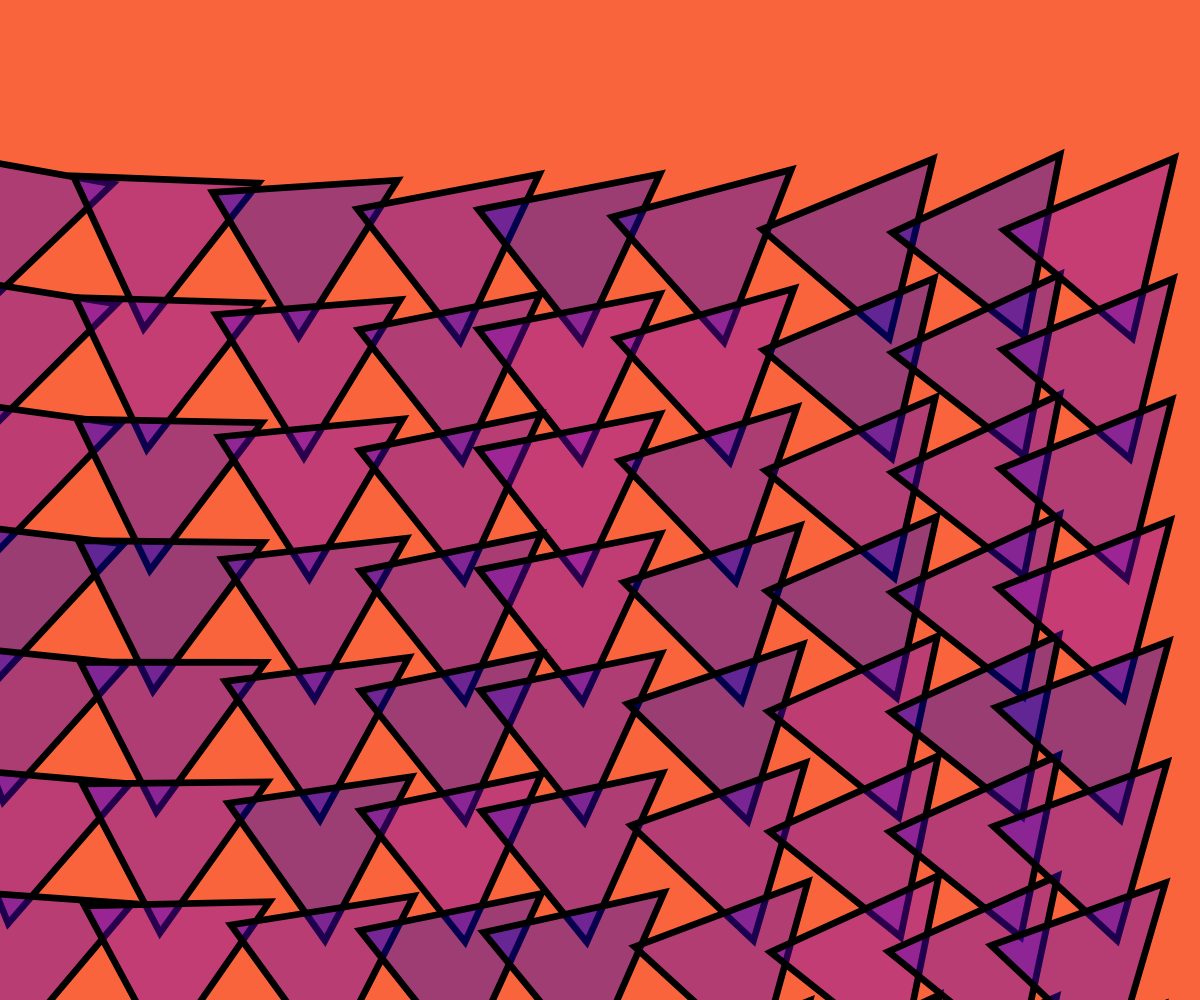
Frame 1 (no input)
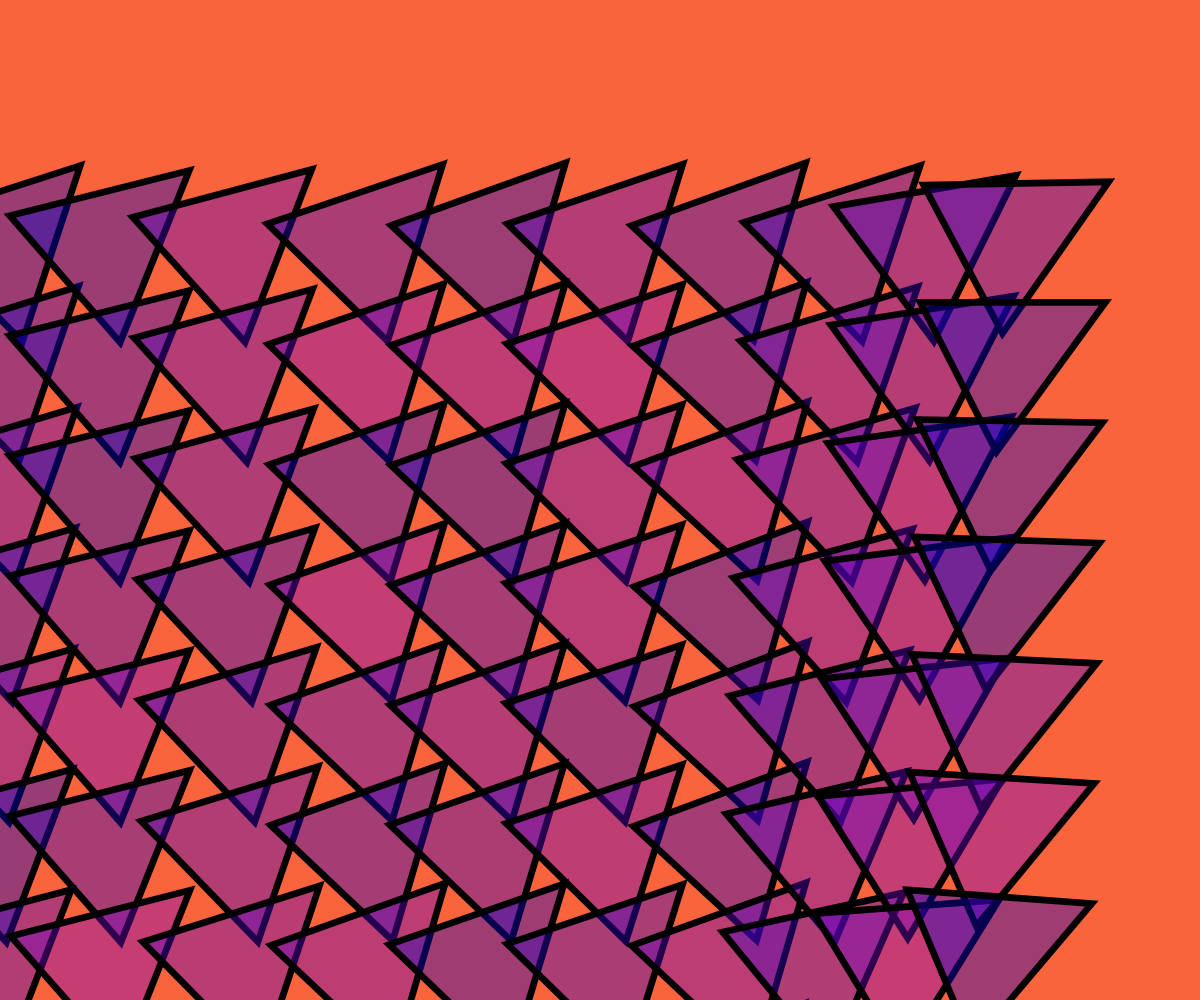
Frame 2 (the mouse pressed at the canvas centre, redrawn once)

The p5.js sketch that drew these frames (run headless with seeded random() and noise() and a simulated clock; the mouse was pressed at the canvas centre and the sketch redrawn once):

// p5.js sketch
// ── sketch.js
//"Inner Triangle"-Intersecting triangles form more triangles,
//creating new patterns within patterns.
//Made using a traingle, with noise applied to strokeWidth and angle rotation,
//and push-translate-pop.

let angleR;
let offsetR;
let offsetsW;

function setup() {
  createCanvas(windowWidth,windowHeight);

  angleMode(DEGREES);
  offsetR = 0.0;
  offsetsW=0.0;
  noLoop();
}

function draw () {
  background(250,100,60);
  for (let i = 0; i <width; i = i +120){
    for(let j = 0; j < height; j = j +120){
      push ();
      translate(i,j);
      //experiment with angle to obtain interesting result
     angleR = noise(offsetR)* 120;
      rotate(angleR);
    fill(random(0,120,150),0,200,100);
    //apply noise to strokeWeight that changes with refreshing
    strokeWeight(noise(offsetsW)*10);
  triangle(90,225,174,60,258,225);
    offsetR = offsetR + 0.01;
    pop();
   }
  }
}
